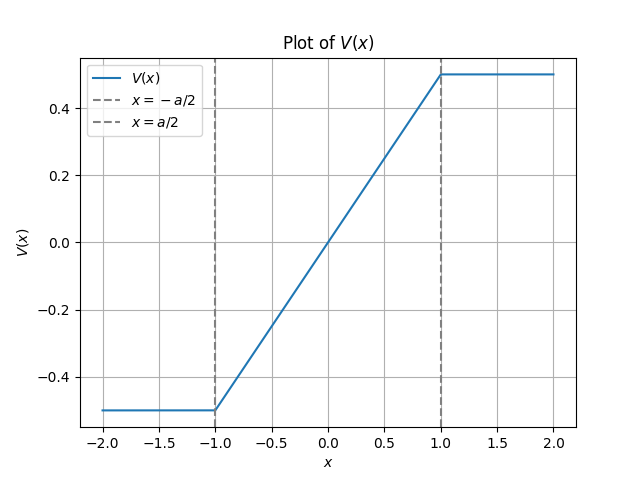

This chart was generated by the following Python code:
import matplotlib.pyplot as plt
import numpy as np

# Parameters
a = 2  # Example value
E0 = 1  # Example value

# Define the function V(x)
def V(x, a, E0):
    if x < -a/2:
        return -(a/4) * E0
    elif -a/2 <= x <= a/2:
        return (x/2) * E0
    else:  # x > a/2
        return (a/4) * E0

# Vectorize the function to apply it element-wise on an array
V_vec = np.vectorize(V)

# Generate x values
x = np.linspace(-a, a, 4000)

# Generate y values
y = V_vec(x, a, E0)

# Plotting
plt.plot(x, y, label=r'$V(x)$')
plt.axvline(x=-a/2, linestyle='--', color='grey', label=r'$x=-a/2$')
plt.axvline(x=a/2, linestyle='--', color='grey', label=r'$x=a/2$')
plt.xlabel(r'$x$')
plt.ylabel(r'$V(x)$')
plt.title(r'Plot of $V(x)$')
plt.legend()
plt.grid(True)
plt.show()
